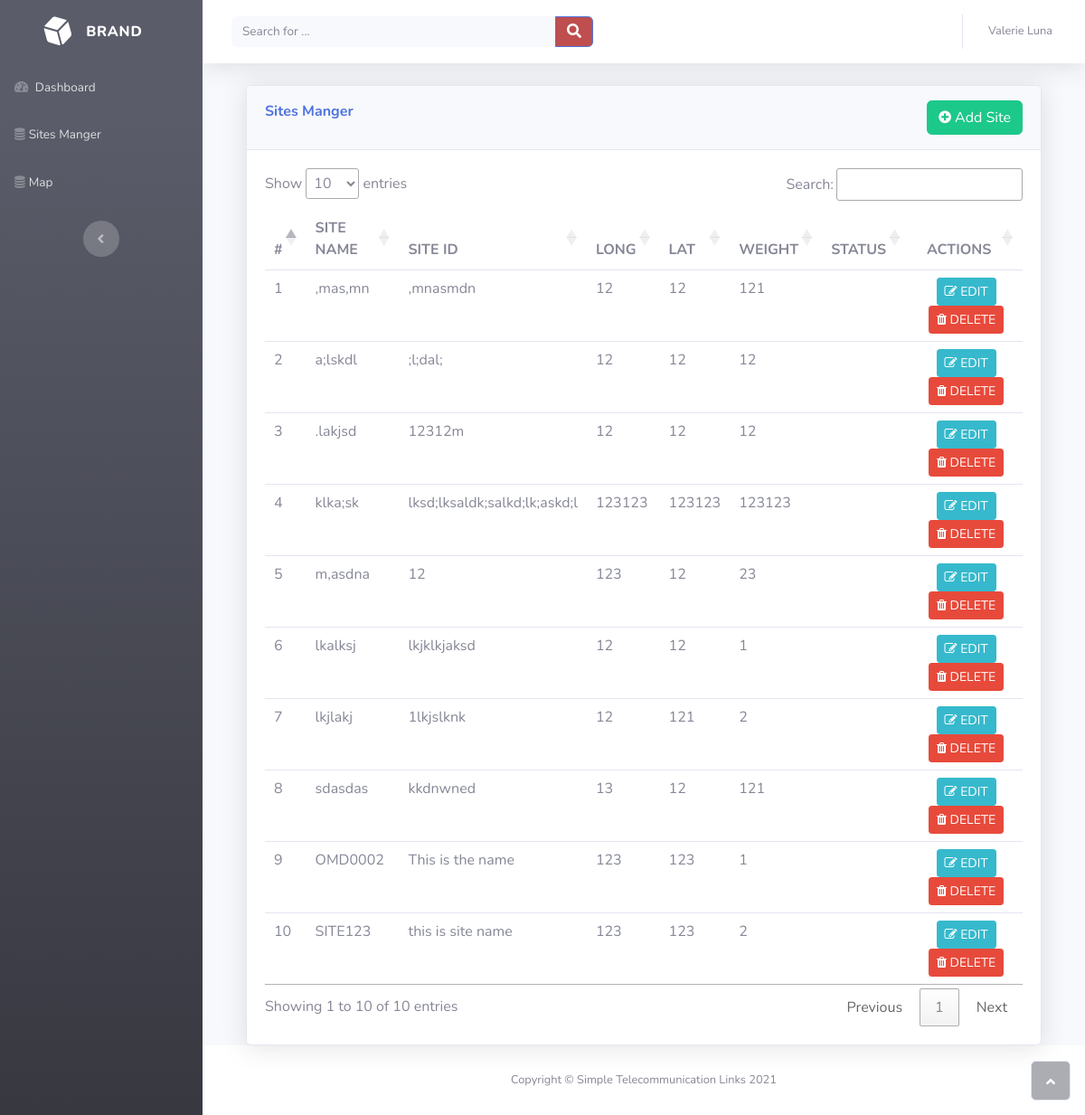
/home/site_manger/, run on an earlier commit of the app's database.
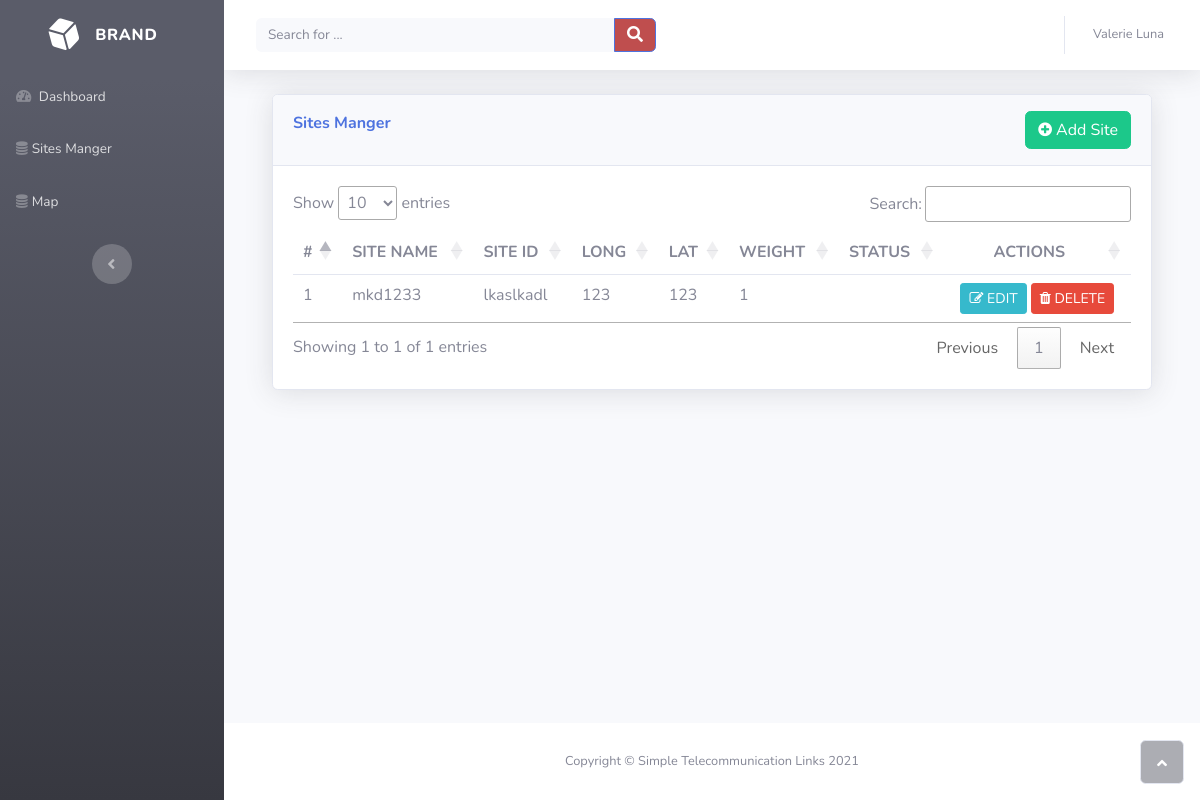
And on a later commit of the database.
### links/models.py (models this page shows)
class site_map(models.Model):
	siteid = models.CharField(max_length=7,unique=True,blank=False)
	sitename = models.CharField(max_length=30,default='')
	long = models.CharField(max_length=1000,default='')
	lat = models.CharField(max_length=1000,default='')
	weight = models.CharField(max_length=1000,default='')
	status = models.CharField(max_length=1000,default='')
	impact = models.CharField(max_length=1000,default='')
	impact_by = models.CharField(max_length=1000,default='')

### links/views.py (the view, shortened to what this page needs)
# urls.py: path('site_manger/', site_manger,name="SiteManger"),
def site_manger(request):
    site_map_data = site_map.objects.all().order_by('-id')
    siteid_ = siteAttr.objects.get(key='siteid')
    sitename_ = siteAttr.objects.get(key='sitename')
    contex = {
        'siteid_': siteid_,
        'sitename_': sitename_,
        'site_map_data': site_map_data,
        'title':'Sites Manger'
    }
    return render(request, 'sitemanger/index.html', contex)

### links/templates/sitemanger/index.html (shortened to what this page needs)
{% extends 'layout/base.html' %} {% block content %}
<div class="container-fluid">
    <div class="card shadow">
        <div class="card-header py-3">
            <p class="text-primary m-0 font-weight-bold">{{ title }} <small style="color: red;;">{{msg}} </small>
                <button class="btn btn-md btn-success pull-right" data-toggle="modal" data-target="#exampleModal"> <i class="fa fa-plus-circle"></i> Add Site</button>
            </p>
        </div>
        <div class="card-body">
            <div class="table-responsive" role="grid" aria-describedby="dataTable_info">
                <table class="table table-sm" id="myTable">
                    <thead>
                        <tr style="font-weight: bold;">
                            <th>#</th>
                            <th>SITE NAME</th>
                            <th>SITE ID</th>
                            <th>LONG</th>
                            <th>LAT</th>
                            <th>WEIGHT</th>
                            <th>STATUS</th>
                            <th style="text-align: center;">ACTIONS</th>
                        </tr>
                    </thead>
                    <tbody id="TableData">
                        {% for i in site_map_data %}
                        <tr>
                            <td>{{ forloop.counter }}</td>
                            <td class="{{i.id}}siteid">{{i.siteid}}</td>
                            <td class="{{i.id}}sitename">{{i.sitename}}</td>
                            <td class="{{i.id}}long">{{i.long}}</td>
                            <td class="{{i.id}}lat">{{i.lat}}</td>
                            <td class="{{i.id}}weight">{{i.weight}}</td>
                            <td class="{{i.id}}status">{{i.status}}</td>
                            <td style="text-align: center;">
                                <button class="btn btn-sm btn-info edit_site_btn" data-toggle="modal" data-target="#editform" row="{{i.id}}"><i class="fa fa-edit"></i> EDIT</button>
                                <button class="btn btn-sm btn-danger delete_btn" row="{{i.id}}"><i class="fa fa-trash"></i> DELETE</button>
                            </td>
                        </tr>
                        {% endfor %}
                    </tbody>
                </table>
            </div>
        </div>
    </div>
</div>
{% include 'sitemanger/add_site.html' %} {% include 'sitemanger/edit_site.html' %} {% endblock %}

What changed in the data, as far as the page shows it:
removed site_map: siteid ",mas,mn", sitename ",mnasmdn", long "12", lat "12", weight "121"
removed site_map: siteid "a;lskdl", sitename ";l;dal;", long "12", lat "12", weight "12"
removed site_map: siteid ".lakjsd", sitename "12312m", long "12", lat "12", weight "12"
removed site_map: siteid "klka;sk", sitename "lksd;lksaldk;salkd;lk;askd;l", long "123123", lat "123123", weight "123123"
removed site_map: siteid "m,asdna", sitename "12", long "123", lat "12", weight "23"
removed site_map: siteid "lkalksj", sitename "lkjklkjaksd", long "12", lat "12", weight "1"
removed site_map: siteid "lkjlakj", sitename "1lkjslknk", long "12", lat "121", weight "2"
removed site_map: siteid "sdasdas", sitename "kkdnwned", long "13", lat "12", weight "121"
removed site_map: siteid "OMD0002", sitename "This is the name", long "123", lat "123", weight "1"
removed site_map: siteid "SITE123", sitename "this is site name", long "123", lat "123", weight "2"
added site_map: siteid "mkd1233", sitename "lkaslkadl", long "123", lat "123", weight "1"
Also different on the page:
text written by a page script: "Show entries Search: Showing 1 to 10 of 10 entries Previous 1 Next" → "Show entries Search: Showing 1 to 1 of 1 entries Previous 1 Next"
